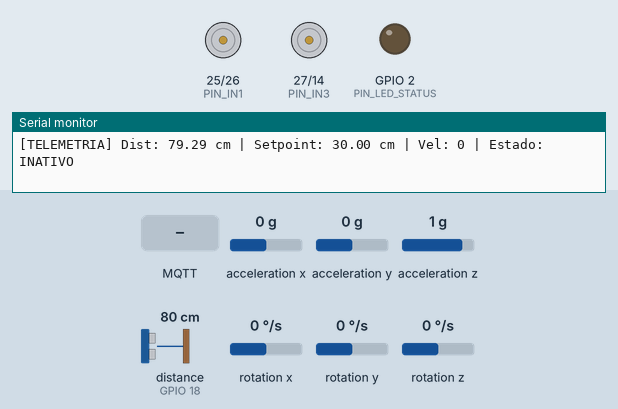
Bench run of a sketch on a simulated ESP32. On the bench: motor-driver pin pairs drawn as motors (green arrow = first pin HIGH = forward, orange = second pin HIGH = backward, longer = more drive, scaled by the enable pin), output pins drawn as LEDs (lit = HIGH), the last lines printed to the serial monitor. Wiring (inferred from the names in the program): ultrasonic range finder: trigger GPIO 5; echo GPIO 18; MPU-6050 motion sensor at I2C address 0x68. The test bench sets the inputs (shaded band); at power-on: distance to the obstacle (sensor on GPIO 18) 80 cm, acceleration x 0 g, acceleration y 0 g, acceleration z 1 g, rotation x 0 °/s, rotation y 0 °/s, rotation z 0 °/s. The echo pulse lasts 58.3 µs per cm; WiFi joins after 1.5 s; servers stay silent unless stated; no MQTT or app messages arrive unless stated; pins used as bus, display or sensor lines are not drawn.

Above: at 3.8 s.
3.9 s: MQTT message "on" arrives on the second subscribed topic
At 6.7 s:
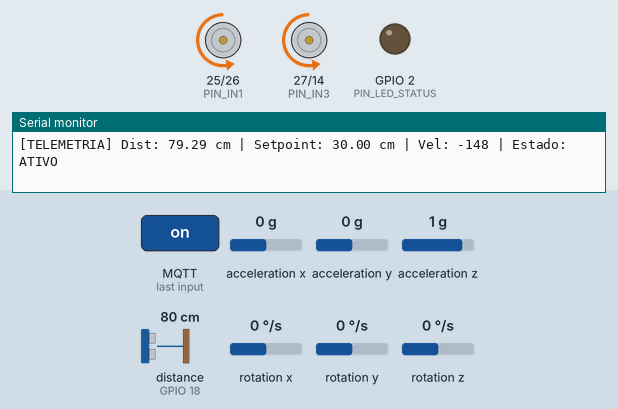
6.9 s: distance to the obstacle (sensor on GPIO 18) set to 4 cm
At 8.3 s:
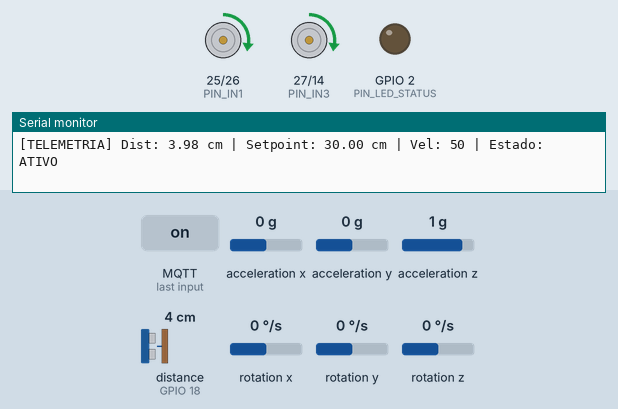
9.9 s: distance to the obstacle (sensor on GPIO 18) set to 250 cm
At 10.6 s:
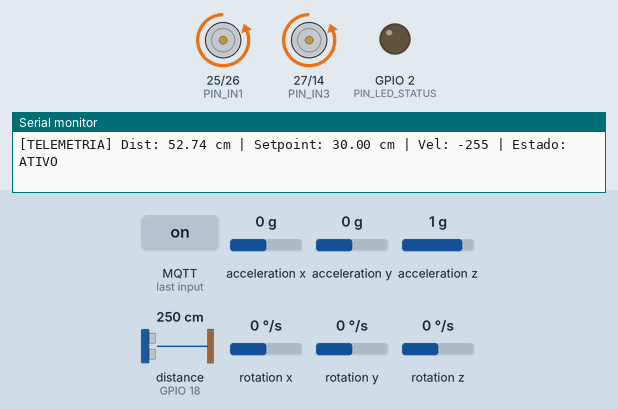
11.5 s: distance to the obstacle (sensor on GPIO 18) set to 9 cm
At 12.9 s:
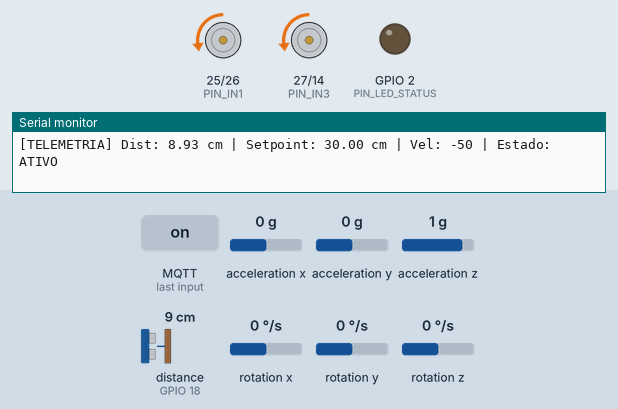
14.5 s: MQTT message "1" arrives on the first subscribed topic
At 15.4 s:
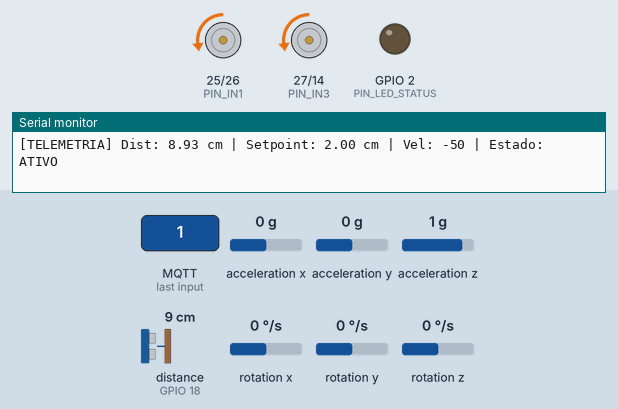
16.0 s: MQTT message "1" arrives on the second subscribed topic
At 16.6 s:
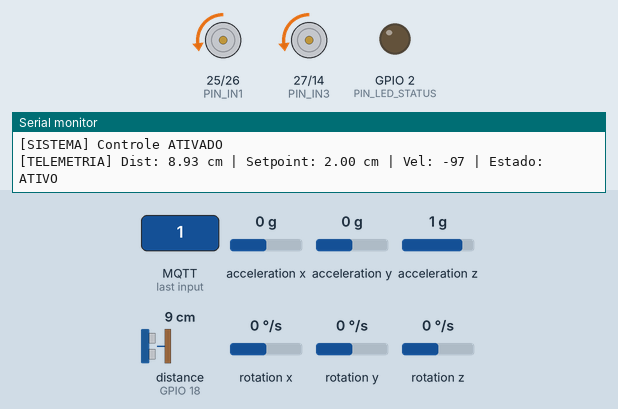
Timing chart, 0 to 18.5 s (numbered marks = the images above; inputs shaded):
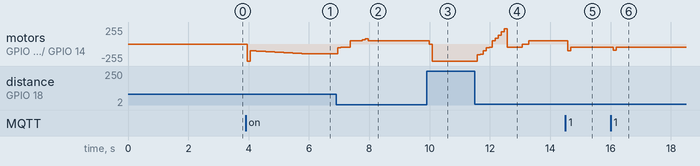

The sketch:

main.ino
```cpp
/*
 * ============================================================================
 * PROJETO FINAL - CARRINHO COM CONTROLE DE DISTÂNCIA ADAPTATIVO
 * ============================================================================
 *
 * Disciplina: Internet das Coisas (IoT)
 * Universidade Federal de São Paulo (UNIFESP)
 *
 * Descrição:
 * Sistema de controle de cruzeiro adaptativo que mantém distância segura
 * de objetos à frente. Telemetria enviada via MQTT para o Flespi.
 *
 * Componentes:
 * - ESP32
 * - Sensor Ultrassônico HC-SR04
 * - Giroscópio/Acelerômetro MPU-6050
 * - Driver de Motor L298N
 * - 2x Motores DC
 *
 * ============================================================================
 */

#include <Arduino.h>
#include <Wire.h>
#include <WiFi.h>
#include <PubSubClient.h>

#include "config.h"
#include "sensors.h"
#include "motor_control.h"
#include "mqtt_handler.h"

// ============================================================================
// VARIÁVEIS GLOBAIS - PID (Fácil acesso para calibração)
// ============================================================================
float Kp = PID_KP_INICIAL;
float Ki = PID_KI_INICIAL;
float Kd = PID_KD_INICIAL;

// ============================================================================
// INSTÂNCIAS DOS MÓDULOS
// ============================================================================

// Sensores
SensorUltrassonico sensorDistancia(PIN_TRIG, PIN_ECHO, NUM_AMOSTRAS);
SensorIMU sensorIMU(MPU_ADDR);

// Controle de motores
ControladorMotores motores(PIN_IN1, PIN_IN2, PIN_ENA,
                           PIN_IN3, PIN_IN4, PIN_ENB,
                           PWM_CHANNEL_A, PWM_CHANNEL_B);

// Controlador PID
ControladorPID pid(Kp, Ki, Kd);

// Sistema de controle de distância
SistemaControleDistancia sistema(&motores, &pid);

// Comunicação MQTT
GerenciadorMQTT mqtt;

// ============================================================================
// VARIÁVEIS DE CONTROLE DE TEMPO
// ============================================================================
unsigned long ultimoTempoSensor = 0;
unsigned long ultimoTempoPID = 0;
unsigned long ultimoTempoTelemetria = 0;

// ============================================================================
// VARIÁVEIS DE ESTADO
// ============================================================================
bool sistemaEmErro = false;
bool conexaoPerdida = false;

// ============================================================================
// CALLBACKS MQTT
// ============================================================================

void onSetpointRecebido(float novoSetpoint) {
    Serial.print("[MAIN] Novo setpoint recebido: ");
    Serial.print(novoSetpoint);
    Serial.println(" cm");

    sistema.setSetpoint(novoSetpoint);
}

void onControleRecebido(bool ativar) {
    Serial.print("[MAIN] Comando de controle recebido: ");
    Serial.println(ativar ? "ATIVAR" : "DESATIVAR");

    if (ativar) {
        sistema.ativar();
    } else {
        sistema.desativar();
    }
}

// ============================================================================
// FUNÇÕES DE LED DE STATUS
// ============================================================================

void configurarLedStatus() {
    pinMode(PIN_LED_STATUS, OUTPUT);
    digitalWrite(PIN_LED_STATUS, LOW);
}

void setLedErro(bool erro) {
    digitalWrite(PIN_LED_STATUS, erro ? HIGH : LOW);
}

// ============================================================================
// VERIFICAÇÃO DE CONEXÃO
// ============================================================================

void verificarConexao() {
    bool conectado = mqtt.isConectado();

    if (!conectado && !conexaoPerdida) {
        // Acabou de perder conexão
        conexaoPerdida = true;
        sistemaEmErro = true;
        sistema.pararEmergencia();
        setLedErro(true);
        Serial.println("[MAIN] CONEXÃO PERDIDA - Carrinho parado!");
    }
    else if (conectado && conexaoPerdida) {
        // Reconectou
        conexaoPerdida = false;
        sistemaEmErro = false;
        setLedErro(false);
        Serial.println("[MAIN] Conexão restabelecida");
    }
}

// ============================================================================
// SETUP
// ============================================================================

void setup() {
    // Inicializa Serial
    Serial.begin(115200);
    delay(1000);

    Serial.println();
    Serial.println("============================================");
    Serial.println("  CARRINHO - CONTROLE DE DISTÂNCIA");
    Serial.println("  Projeto Final IoT - UNIFESP");
    Serial.println("============================================");
    Serial.println();

    // Configura LED de status
    configurarLedStatus();
    setLedErro(false);

    // Inicializa I2C para MPU-6050
    Wire.begin(PIN_SDA, PIN_SCL);

    // Inicializa sensores
    Serial.println("[SETUP] Inicializando sensores...");
    sensorDistancia.inicializar();

    if (!sensorIMU.inicializar()) {
        Serial.println("[SETUP] AVISO: MPU-6050 não detectado!");
    }

    // Inicializa motores
    Serial.println("[SETUP] Inicializando motores...");
    motores.inicializar();

    // Inicializa PID
    Serial.println("[SETUP] Inicializando PID...");
    pid.inicializar();

    // Inicializa sistema de controle
    Serial.println("[SETUP] Inicializando sistema de controle...");
    sistema.inicializar();

    // Inicializa MQTT
    Serial.println("[SETUP] Inicializando comunicação MQTT...");
    mqtt.inicializar();

    // Registra callbacks
    mqtt.setCallbackSetpoint(onSetpointRecebido);
    mqtt.setCallbackControle(onControleRecebido);

    // Conecta WiFi e MQTT
    Serial.println("[SETUP] Conectando...");
    if (mqtt.conectarWiFi()) {
        mqtt.conectarMQTT();
    }

    Serial.println();
    Serial.println("[SETUP] Inicialização completa!");
    Serial.println("============================================");
    Serial.println();
}

// ============================================================================
// LOOP PRINCIPAL
// ============================================================================

void loop() {
    unsigned long tempoAtual = millis();

    // Processa MQTT
    mqtt.loop();

    // Verifica conexão
    verificarConexao();

    // Se está em erro, apenas pisca LED e tenta reconectar
    if (sistemaEmErro) {
        return;
    }

    // ========== LEITURA DOS SENSORES ==========
    if (tempoAtual - ultimoTempoSensor >= INTERVALO_SENSOR) {
        ultimoTempoSensor = tempoAtual;

        // Atualiza leituras
        sensorDistancia.atualizar();
        sensorIMU.atualizar();
    }

    // ========== CONTROLE PID ==========
    if (tempoAtual - ultimoTempoPID >= INTERVALO_PID) {
        ultimoTempoPID = tempoAtual;

        // Atualiza controle com a distância média
        if (sensorDistancia.isLeituraValida()) {
            float distancia = sensorDistancia.getDistanciaMedia();
            sistema.atualizar(distancia);
        }
    }

    // ========== ENVIO DE TELEMETRIA ==========
    if (tempoAtual - ultimoTempoTelemetria >= INTERVALO_TELEMETRIA) {
        ultimoTempoTelemetria = tempoAtual;

        // Publica dados
        if (mqtt.isConectado()) {
            // Distância
            mqtt.publicarDistancia(sensorDistancia.getDistanciaMedia());

            // Velocidade
            mqtt.publicarVelocidade(sistema.getVelocidadeSaida());

            // Inclinação (IMU)
            if (sensorIMU.isLeituraValida()) {
                mqtt.publicarInclinacao(sensorIMU.getJsonInclinacao());
            }

            // Status
            String status = sistema.isAtivo() ? "ativo" : "inativo";
            mqtt.publicarStatus(status);
        }

        // Debug no Serial
        Serial.print("[TELEMETRIA] Dist: ");
        Serial.print(sensorDistancia.getDistanciaMedia());
        Serial.print(" cm | Setpoint: ");
        Serial.print(sistema.getSetpoint());
        Serial.print(" cm | Vel: ");
        Serial.print(sistema.getVelocidadeSaida());
        Serial.print(" | Estado: ");
        Serial.println(sistema.isAtivo() ? "ATIVO" : "INATIVO");
    }
}

// ============================================================================
// FUNÇÕES AUXILIARES PARA DEBUG/CALIBRAÇÃO (via Serial)
// ============================================================================

/*
 * Para calibrar o PID via Serial Monitor, você pode adicionar comandos
 * no loop para receber valores. Exemplo de uso futuro:
 *
 * void processarComandoSerial() {
 *     if (Serial.available()) {
 *         String cmd = Serial.readStringUntil('\n');
 *
 *         if (cmd.startsWith("KP=")) {
 *             Kp = cmd.substring(3).toFloat();
 *             pid.setKp(Kp);
 *         }
 *         else if (cmd.startsWith("KI=")) {
 *             Ki = cmd.substring(3).toFloat();
 *             pid.setKi(Ki);
 *         }
 *         else if (cmd.startsWith("KD=")) {
 *             Kd = cmd.substring(3).toFloat();
 *             pid.setKd(Kd);
 *         }
 *     }
 * }
 */
```

motor_control.h
```cpp
/*
 * ============================================================================
 * MÓDULO DE CONTROLE DE MOTORES
 * ============================================================================
 * Gerencia o driver L298N e implementa o controlador PID para manter
 * a distância desejada.
 * ============================================================================
 */

#ifndef MOTOR_CONTROL_H
#define MOTOR_CONTROL_H

#include <Arduino.h>

// ============================================================================
// ENUMERAÇÕES
// ============================================================================

enum DirecaoMotor {
    PARADO,
    FRENTE,
    TRAS
};

enum EstadoControle {
    CONTROLE_ATIVO,
    CONTROLE_INATIVO,
    CONTROLE_ERRO
};

// ============================================================================
// ESTRUTURA DE DADOS DO PID
// ============================================================================

struct DadosPID {
    float setpoint;         // Distância desejada
    float entrada;          // Distância atual
    float saida;            // Valor de saída do PID
    float erro;             // Erro atual
    float erroAnterior;     // Erro da iteração anterior
    float integral;         // Termo integral acumulado
    float derivativo;       // Termo derivativo

    // Ganhos (variáveis globais para fácil calibração)
    float Kp;
    float Ki;
    float Kd;
};

// ============================================================================
// CLASSE DO CONTROLADOR DE MOTORES
// ============================================================================

class ControladorMotores {
public:
    ControladorMotores(int pinIN1, int pinIN2, int pinENA,
                       int pinIN3, int pinIN4, int pinENB,
                       int canalA = 0, int canalB = 1);

    void inicializar();

    // Controle direto dos motores
    void setVelocidade(int velocidade);  // -255 a 255 (negativo = ré)
    void parar();
    void frente(int velocidade);
    void tras(int velocidade);

    // Controle individual (se necessário no futuro)
    void setMotorA(DirecaoMotor direcao, int velocidade);
    void setMotorB(DirecaoMotor direcao, int velocidade);

    // Getters
    int getVelocidadeAtual();
    DirecaoMotor getDirecaoAtual();

private:
    // Pinos Motor A
    int _pinIN1;
    int _pinIN2;
    int _pinENA;
    int _canalA;

    // Pinos Motor B
    int _pinIN3;
    int _pinIN4;
    int _pinENB;
    int _canalB;

    // Estado atual
    int _velocidadeAtual;
    DirecaoMotor _direcaoAtual;

    void configurarPWM();
};

// ============================================================================
// CLASSE DO CONTROLADOR PID
// ============================================================================

class ControladorPID {
public:
    ControladorPID(float Kp, float Ki, float Kd);

    void inicializar();
    void resetar();

    // Calcula a saída do PID dado o erro atual
    float calcular(float setpoint, float entrada);

    // Ajuste de ganhos (para calibração)
    void setGanhos(float Kp, float Ki, float Kd);
    void setKp(float Kp);
    void setKi(float Ki);
    void setKd(float Kd);

    // Getters
    DadosPID getDados();
    float getKp();
    float getKi();
    float getKd();

private:
    DadosPID _dados;
    unsigned long _tempoAnterior;

    float limitarIntegral(float valor);
    float limitarSaida(float valor);
};

// ============================================================================
// CLASSE PRINCIPAL - SISTEMA DE CONTROLE DE DISTÂNCIA
// ============================================================================

class SistemaControleDistancia {
public:
    SistemaControleDistancia(ControladorMotores* motores, ControladorPID* pid);

    void inicializar();
    void atualizar(float distanciaAtual);

    // Controle do sistema
    void ativar();
    void desativar();
    void setSetpoint(float distancia);
    void pararEmergencia();

    // Estado
    bool isAtivo();
    EstadoControle getEstado();
    float getSetpoint();
    int getVelocidadeSaida();

private:
    ControladorMotores* _motores;
    ControladorPID* _pid;

    EstadoControle _estado;
    float _setpoint;
    int _velocidadeSaida;
    bool _ativo;

    int mapearPIDparaVelocidade(float saidaPID);
};

#endif // MOTOR_CONTROL_H
```

mqtt_handler.h
```cpp
/*
 * ============================================================================
 * MÓDULO DE COMUNICAÇÃO MQTT
 * ============================================================================
 * Gerencia a conexão WiFi e comunicação MQTT com o broker Flespi.
 * ============================================================================
 */

#ifndef MQTT_HANDLER_H
#define MQTT_HANDLER_H

#include <Arduino.h>
#include <WiFi.h>
#include <PubSubClient.h>

// ============================================================================
// ENUMERAÇÕES
// ============================================================================

enum EstadoConexao {
    DESCONECTADO,
    CONECTANDO_WIFI,
    WIFI_CONECTADO,
    CONECTANDO_MQTT,
    CONECTADO,
    ERRO_CONEXAO
};

// ============================================================================
// CALLBACK PARA COMANDOS RECEBIDOS
// ============================================================================

// Tipos de callback para processar mensagens recebidas
typedef void (*CallbackSetpoint)(float novoSetpoint);
typedef void (*CallbackControle)(bool ativar);

// ============================================================================
// CLASSE DO GERENCIADOR MQTT
// ============================================================================

class GerenciadorMQTT {
public:
    GerenciadorMQTT();

    void inicializar();
    void loop();

    // Conexão
    bool conectarWiFi();
    bool conectarMQTT();
    bool reconectar();
    void desconectar();

    // Status
    bool isConectado();
    bool isWiFiConectado();
    bool isMQTTConectado();
    EstadoConexao getEstado();

    // Publicação de telemetria
    bool publicarDistancia(float distancia);
    bool publicarVelocidade(int velocidade);
    bool publicarInclinacao(String jsonInclinacao);
    bool publicarStatus(String status);

    // Registro de callbacks para comandos recebidos
    void setCallbackSetpoint(CallbackSetpoint callback);
    void setCallbackControle(CallbackControle callback);

private:
    WiFiClient _wifiClient;
    PubSubClient _mqttClient;

    EstadoConexao _estado;
    unsigned long _ultimaTentativaReconexao;

    CallbackSetpoint _callbackSetpoint;
    CallbackControle _callbackControle;

    void subscribeTopicos();
    static void callbackMQTT(char* topic, byte* payload, unsigned int length);

    // Instância estática para callback
    static GerenciadorMQTT* _instancia;
};

#endif // MQTT_HANDLER_H
```

sensors.h
```cpp
/*
 * ============================================================================
 * MÓDULO DE SENSORES
 * ============================================================================
 * Gerencia a leitura do sensor ultrassônico HC-SR04 e do giroscópio MPU-6050.
 * ============================================================================
 */

#ifndef SENSORS_H
#define SENSORS_H

#include <Arduino.h>
#include <Wire.h>

// ============================================================================
// ESTRUTURAS DE DADOS
// ============================================================================

// Dados do sensor ultrassônico
struct DadosDistancia {
    float distanciaAtual;       // Última leitura (cm)
    float distanciaMedia;       // Média das últimas leituras (cm)
    bool leituraValida;         // Indica se a leitura é válida
};

// Dados do MPU-6050
struct DadosIMU {
    // Acelerômetro (valores raw)
    int16_t accelX;
    int16_t accelY;
    int16_t accelZ;

    // Giroscópio (valores raw)
    int16_t gyroX;
    int16_t gyroY;
    int16_t gyroZ;

    // Temperatura
    float temperatura;

    bool leituraValida;
};

// ============================================================================
// CLASSE DO SENSOR ULTRASSÔNICO
// ============================================================================

class SensorUltrassonico {
public:
    SensorUltrassonico(int pinTrig, int pinEcho, int numAmostras = 10);

    void inicializar();
    void atualizar();

    DadosDistancia getDados();
    float getDistanciaMedia();
    float getDistanciaAtual();
    bool isLeituraValida();

private:
    int _pinTrig;
    int _pinEcho;
    int _numAmostras;
    int _indiceAmostra;
    int _contadorAmostras;

    float* _amostras;
    float _distanciaAtual;
    float _distanciaMedia;
    bool _leituraValida;

    float lerDistancia();
    void calcularMedia();
};

// ============================================================================
// CLASSE DO MPU-6050
// ============================================================================

class SensorIMU {
public:
    SensorIMU(uint8_t endereco = 0x68);

    bool inicializar();
    void atualizar();

    DadosIMU getDados();
    bool isLeituraValida();

    // Métodos para obter dados formatados
    String getJsonInclinacao();

private:
    uint8_t _endereco;
    DadosIMU _dados;

    void lerDadosRaw();
};

#endif // SENSORS_H
```

Source omitted: motor_control.cpp (10735 bytes), mqtt_handler.cpp (7040 bytes), sensors.cpp (5776 bytes), config.h (6409 bytes)

Measured:
- after the input at 3.9 s, motor on GPIO 25 (PIN_IN1) / GPIO 26 (PIN_IN2), motor on GPIO 27 (PIN_IN3) / GPIO 14 (PIN_IN4): stopped → backward 255/255 after 0.06 s, → backward 102/255 0.10 s later, → backward 104/255 0.10 s later, → backward 107/255 0.10 s later, … (21 changes in this stretch)
- after the input at 6.9 s, motor on GPIO 25 (PIN_IN1) / GPIO 26 (PIN_IN2), motor on GPIO 27 (PIN_IN3) / GPIO 14 (PIN_IN4): backward 147/255 → backward 55/255 after 0.06 s, → backward 50/255 0.10 s later, → forward 50/255 0.30 s later, → forward 63/255 0.40 s later, … (6 changes in this stretch)
- after the input at 9.9 s, motor on GPIO 25 (PIN_IN1) / GPIO 26 (PIN_IN2), motor on GPIO 27 (PIN_IN3) / GPIO 14 (PIN_IN4): forward 50/255 → stopped after 0.08 s, → backward 255/255 0.10 s later
- after the input at 11.5 s, motor on GPIO 25 (PIN_IN1) / GPIO 26 (PIN_IN2), motor on GPIO 27 (PIN_IN3) / GPIO 14 (PIN_IN4): backward 255/255 → backward 159/255 after 0.07 s, → backward 152/255 0.10 s later, → backward 103/255 0.10 s later, → backward 53/255 0.10 s later, … (13 changes in this stretch)
- after the input at 14.5 s, motor on GPIO 25 (PIN_IN1) / GPIO 26 (PIN_IN2), motor on GPIO 27 (PIN_IN3) / GPIO 14 (PIN_IN4): forward 50/255 → backward 101/255 after 0.08 s, → backward 50/255 0.10 s later
- after the input at 16.0 s, motor on GPIO 25 (PIN_IN1) / GPIO 26 (PIN_IN2), motor on GPIO 27 (PIN_IN3) / GPIO 14 (PIN_IN4): backward 50/255 → backward 97/255 after 0.09 s, → backward 50/255 0.10 s later
